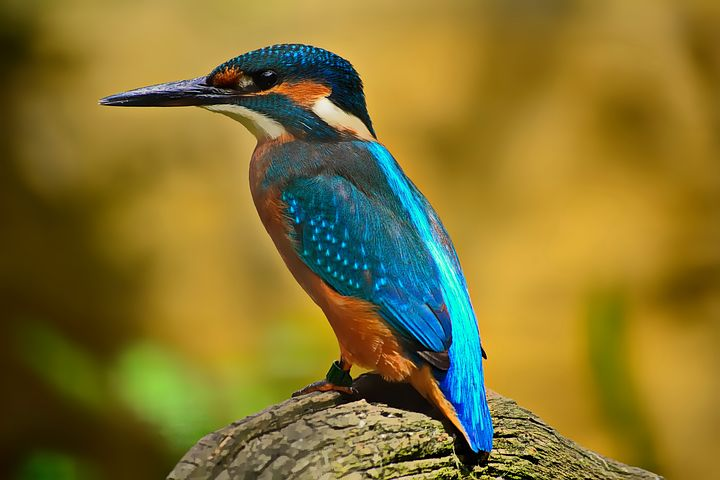
#> input picture images/bird.png, 720 x 480 px
$ jupyter execute 2348542_Lab_3.ipynb
#> lines starting #> are read from the running program, lines starting #| are printed output that depends on the picture
# Lab-3

Name: Purusharth Malik

Registration No.: 2348542

## Implement various image enhancement techniques using built-in and user defined functions

[cell 1]
import numpy as np
import cv2
import matplotlib.pyplot as plt

# Plotting RGB images
def plot_image(img, title, og_im = cv2.cvtColor(cv2.imread('images/bird.png'), cv2.COLOR_BGR2RGB)):
    fig, ax = plt.subplots(1, 2)
    # Plotting the original image
    ax[0].imshow(og_im)
    ax[0].axis('off')

    # Plotting the new image
    ax[1].imshow(img)
    ax[1].axis('off')
    plt.title(title)
    plt.show()

# Plotting grayscale images
def plot_image_gray(img, title, og_im = cv2.cvtColor(cv2.imread('images/bird.png'), cv2.COLOR_BGR2GRAY)):
    fig, ax = plt.subplots(1, 2)
    # Plotting the original image
    ax[0].imshow(255-og_im, cmap='binary')
    ax[0].axis('off')

    # Plotting the new image
    ax[1].imshow(255-img, cmap='binary')
    ax[1].axis('off')
    plt.title(title)
    plt.show()

### Image Negative

To convert an image to its negative image, we simply have to pass the image through a function that subtracts the current pixel value from the maximum possible pixel value i.e. 255 in case of RGB or grayscale images.

[cell 2]
# Converting image to its negative
def negative(img, img_shape):
    func = lambda x: abs(255-x)
    func = np.vectorize(func)
    return func(img).reshape(img_shape)

# Driver code
im = cv2.imread('images/bird.png')
#> im is the input picture: shape (480, 720, 3); mean B, G, R 46.8, 115.9, 132.8
im_shape = im.shape
#> im_shape = (480, 720, 3)
neg_im = negative(np.ndarray.flatten(im), im_shape)
#> in negative, `return func(img).reshape(img_shape)`:
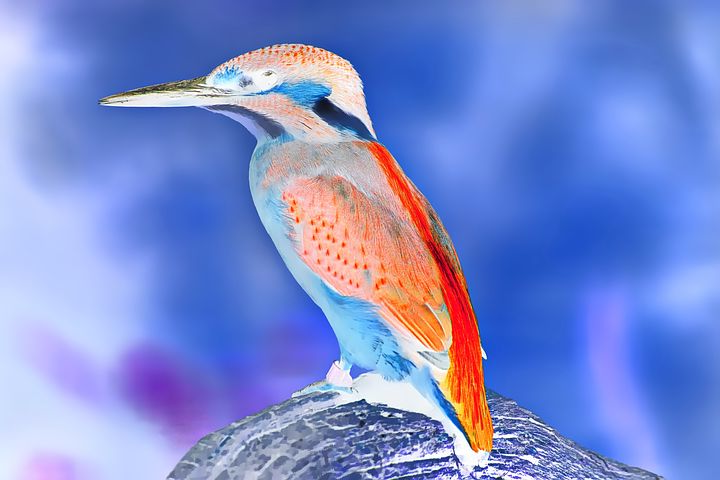
#> returned value: shape (480, 720, 3) int64; mean of channels 0, 1, 2 208.2, 139.1, 122.2; drawn as B, G, R
plot_image(neg_im, 'Image Negative Using User Defined Function')
#> in plot_image, `plt.show()`:
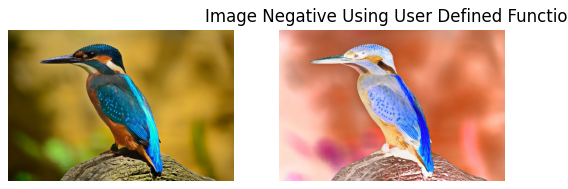
#> figure drawn by matplotlib, 2 panels; B, G, R data is drawn as R, G, B

[cell 3]
# Performing the same operation using built-in function
im = cv2.imread('images/bird.png')
neg_im = cv2.bitwise_not(im)
plot_image(neg_im, 'Image Negative Using Built-in Function')
#> call 2 of plot_image, with title = 'Image Negative Using Built-in Function'
#> in plot_image (call 2), `plt.show()`:
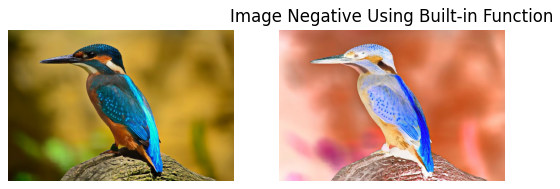
#> figure drawn by matplotlib, 2 panels; B, G, R data is drawn as R, G, B

### Gray Level Slicing

To perform gray level slicing, we will take an input range of the pixel values and set any pixel that has intensity lying in that range equal to 255.

[cell 4]
# Performing gray level slicing
def gray_level_slicing(img, start, end):
    func = lambda x: 255 if (x>=start and x<end+1) else x
    func = np.vectorize(func)
    return func(img)

# Driver code
im = cv2.imread('images/bird.png')
gray_im = cv2.cvtColor(im, cv2.COLOR_BGR2GRAY)
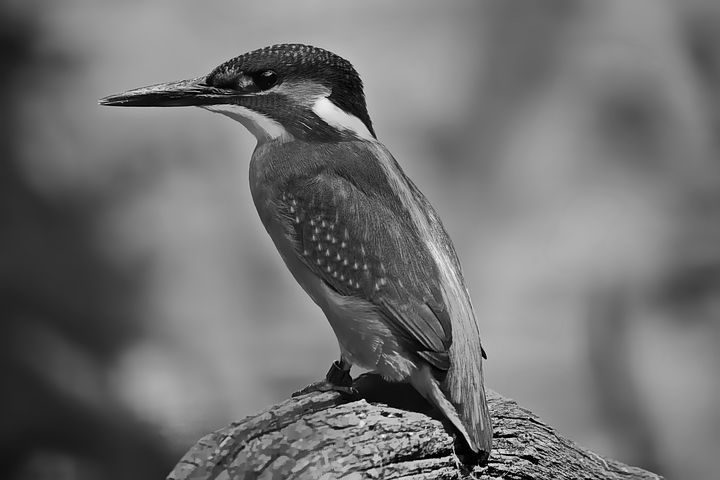
#> gray_im: shape (480, 720); min 0, max 250, mean 113.1
sliced_img = gray_level_slicing(gray_im, 80, 120)
#> in gray_level_slicing, `return func(img)`:
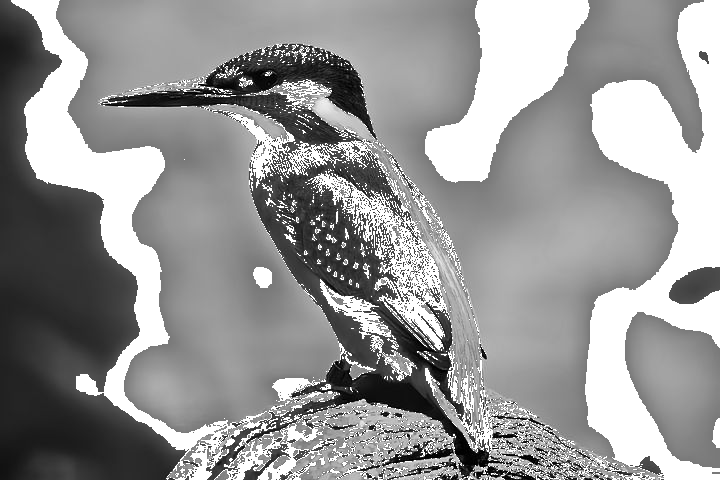
#> returned value: shape (480, 720); min 0, max 255, mean 150.2
plot_image_gray(sliced_img, 'Gray Level Slicing Using User Defined Function')
#> in plot_image_gray, `plt.show()`:
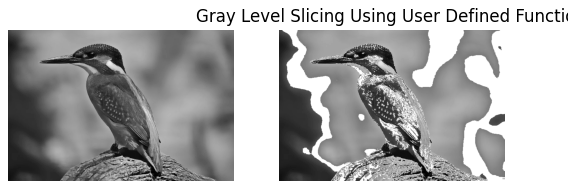
#> figure drawn by matplotlib, 2 panels

### Histogram Equalization

The basic idea is that we want to distribute the intensity values more uniformly across all space of legitimate intensity values.

[cell 5]
# Performing histogram equalization
def hist_equalization(img):
    vals, pdf = np.unique(img, return_counts=True)
#> vals = 249 values from 0 to 250; pdf = 249 values, max 4036 at index 150, min 1 at index 238, mean 1388
    cdf = np.cumsum(pdf)
#> cdf = 249 values from 32 to 345600
    min_cdf = min(cdf)
#> min_cdf = 32
    new_vals = (np.round((cdf - min_cdf) / (img.size - min_cdf) * 255).astype(int))
#> new_vals = 249 values from 0 to 255
    result = np.empty_like(img)
    for i, val in enumerate(vals):
        result[np.nonzero(img == val)] = new_vals[i]
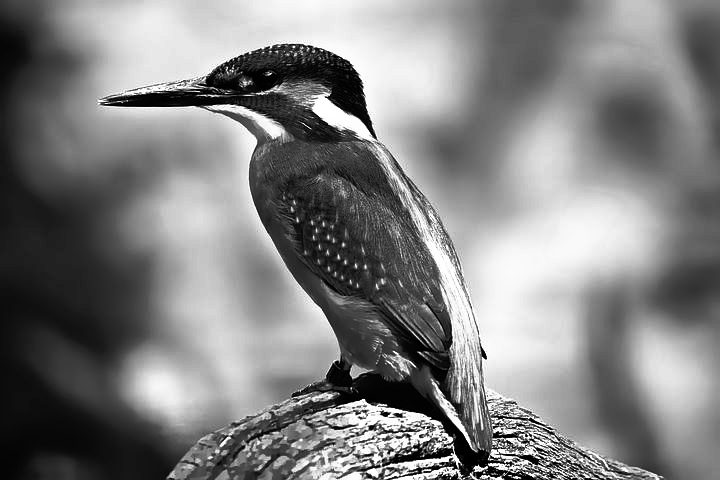
#> result: shape (480, 720); min 0, max 255, mean 128.4
    return result

# Driver code
im = cv2.imread('images/bird.png')
sliced_img = hist_equalization(gray_im)
plot_image_gray(sliced_img, 'Histogram Equalization Using User Defined Functions')
#> in plot_image_gray (call 2), `plt.show()`:
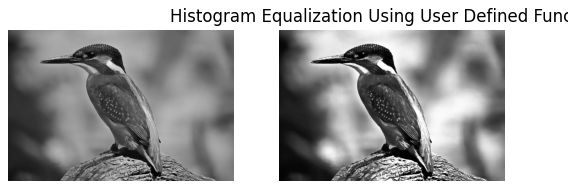
#> figure drawn by matplotlib, 2 panels

[cell 6]
# Performing the same operations using built-in functions
im = cv2.imread('images/bird.png')
gray_im = cv2.cvtColor(im, cv2.COLOR_BGR2GRAY)
equalized_im = cv2.equalizeHist(gray_im)
plot_image_gray(equalized_im, 'Histogram Equalization Using Built-in Fuctions')
#> in plot_image_gray (call 3), `plt.show()`:
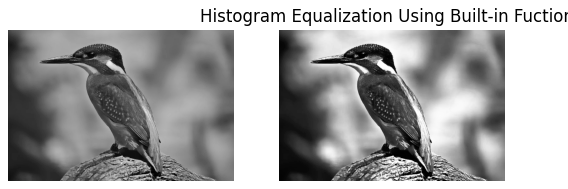
#> figure drawn by matplotlib, 2 panels

$ run again, with images/linus.jpeg saved as images/bird.png
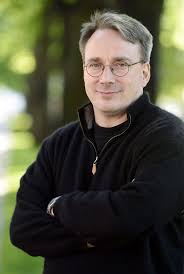
#> input picture images/linus.jpeg, 184 x 274 px
#> im is the input picture: shape (274, 184, 3); mean B, G, R 58.2, 76.6, 76.3
#> vals = 256 values from 0 to 255; pdf = 256 values, max 1290 at index 17, min 35 at index 251, mean 196.9
#> cdf = 256 values from 142 to 50416
#> min_cdf = 142
#> new_vals = 256 values from 0 to 255
#> after the loop in hist_equalization, `for i, val in enumerate(vals):`:
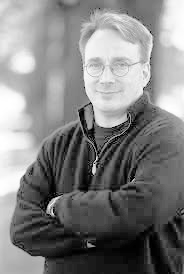
#> result: shape (274, 184); min 0, max 255, mean 128.3
#> in plot_image_gray (call 2), `plt.show()`:
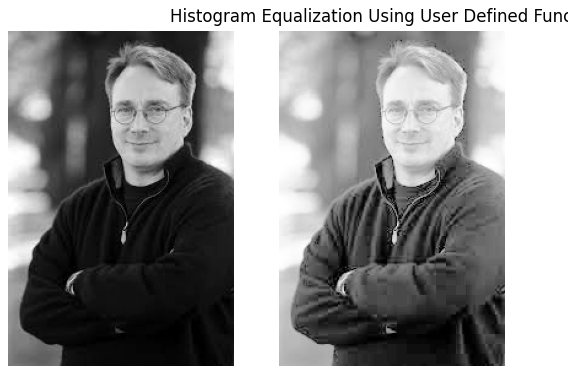
#> figure drawn by matplotlib, 2 panels
